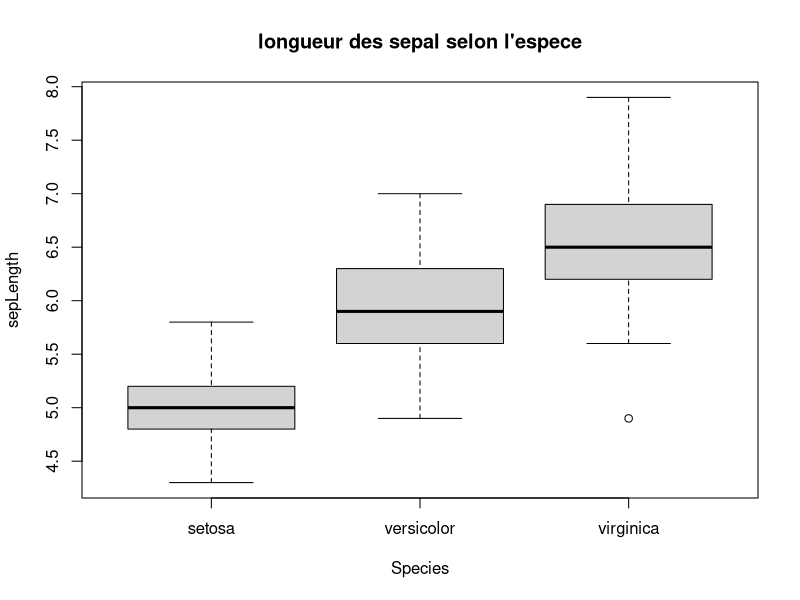
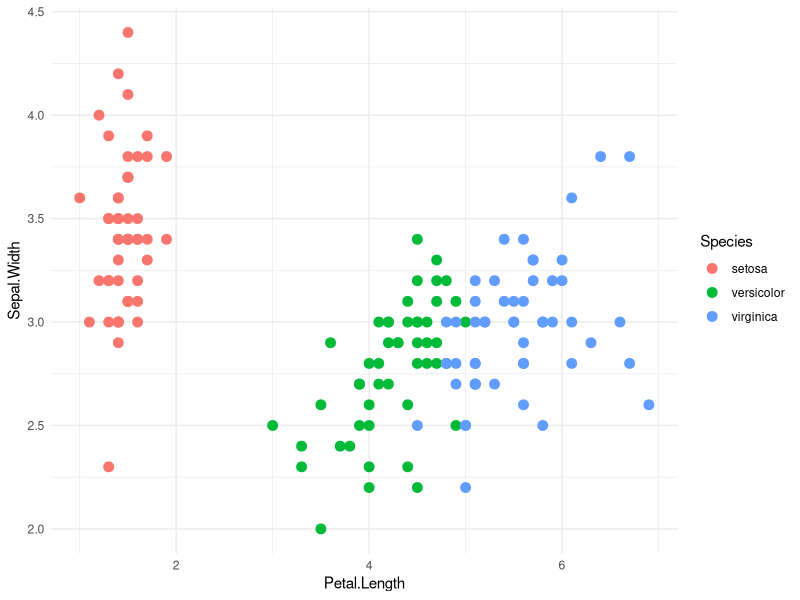
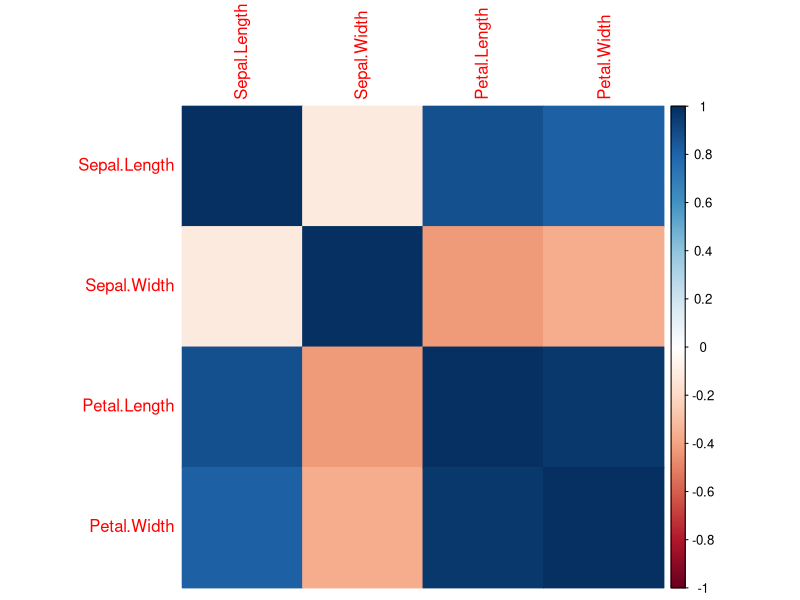
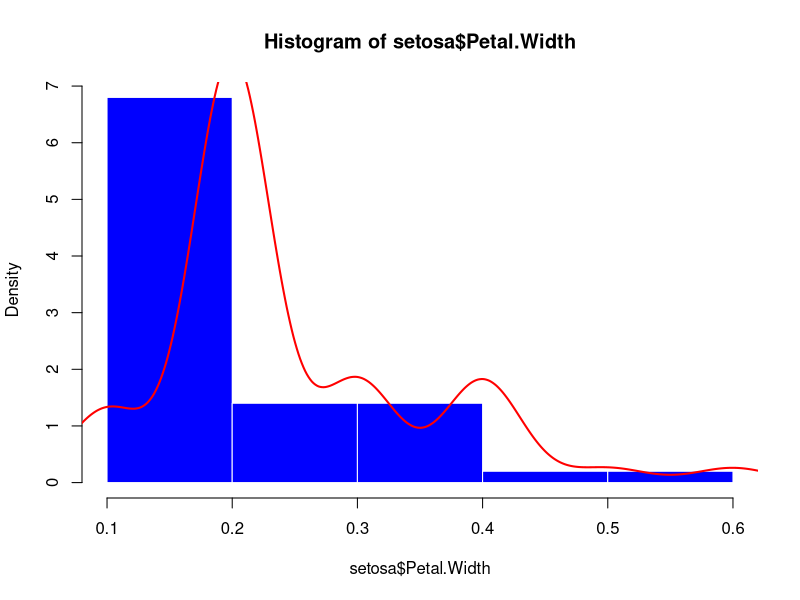
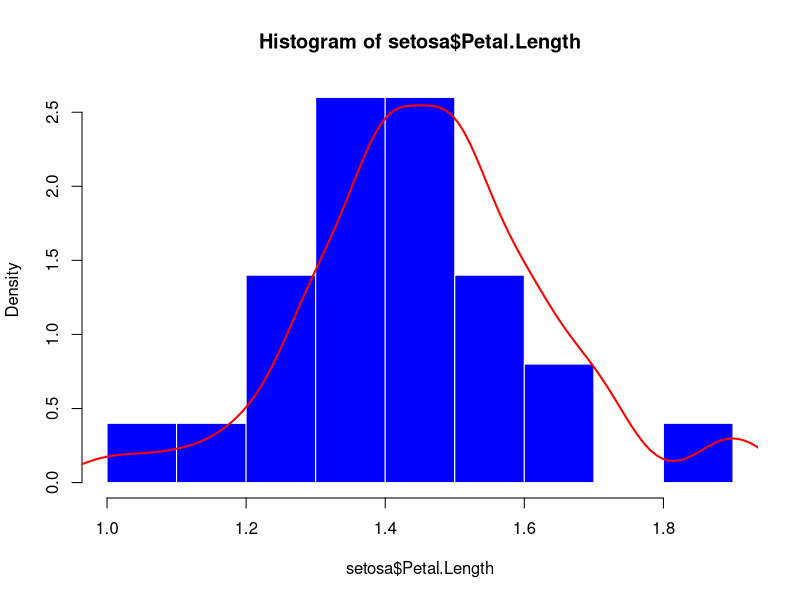
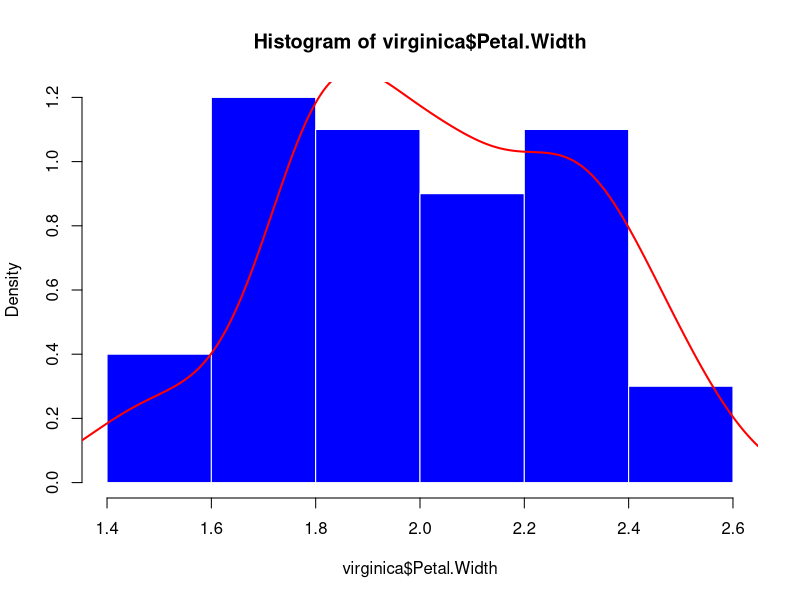
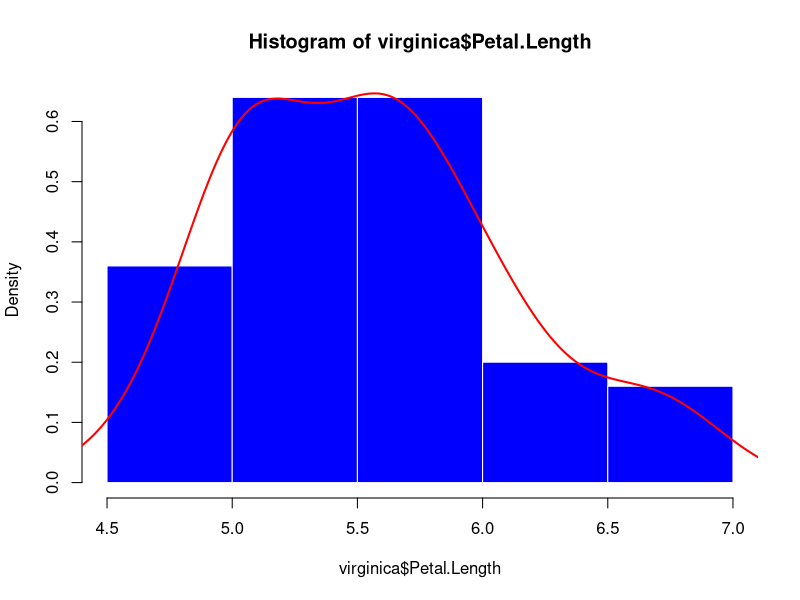
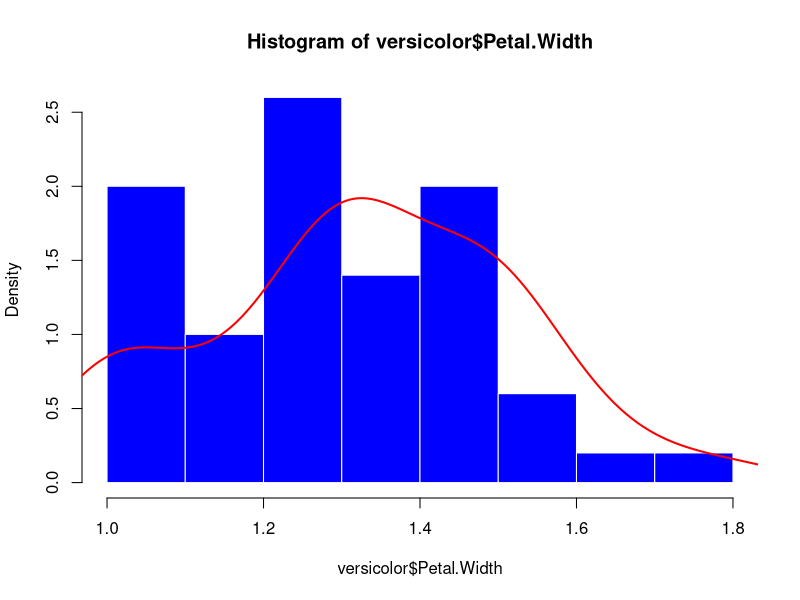

Write the R code that produced these figures, in order.
data(iris)

library(corrplot)
library(hexbin)
library(dplyr)
library(ggplot2)

head(iris)
str(iris)
summary(iris)
View(iris)


sepLength <- iris$Sepal.Length
sepWidth <- iris$Sepal.Width
petLength <- iris$Petal.Length
petWidth <- iris$Petal.Width

mean(sepLength)
mean(sepWidth)
mean(petLength)
mean(petWidth)

### nombres de  valeurs de la colonne Species
table(iris$Species)

### nombre de valeurs manquantes pour chaque colonnes
table(is.na(iris$Sepal.Length))
table(is.na(iris$Sepal.Width))
table(is.na(iris$Petal.Length))
table(is.na(iris$Petal.Width))
table(is.na(iris$Species))


boxplot(sepLength ~ Species, data = iris,
        main = "longueur des sepal selon l'espece")



iris %>%
  group_by(Species) %>%
  summarise(moyenne = mean(Sepal.Length),
            ecart_type = sd(Sepal.Length),
            max = max(Sepal.Length),
            min = min(Sepal.Length))

ggplot(iris, aes(x = Petal.Length, y = Sepal.Width, color = Species)) +
  geom_point(size = 3) +
  theme_minimal()

cor_matrix <- cor(iris[, 1:4])
corrplot(cor_matrix, method = "color")




setosa <- subset(iris, Species == "setosa")
virginica <- subset(subset(iris, Species == "virginica"))
versicolor <- subset(subset(iris, Species == "versicolor"))

setosa
virginica
versicolor

### setosa species
hist(setosa$Petal.Width, col = "blue", border = "white", probability = TRUE)
lines(density(setosa$Petal.Width), col = 'red', lwd = 2 )

hist(setosa$Petal.Length, col = "blue", border = "white", probability = TRUE)
lines(density(setosa$Petal.Length), col = 'red', lwd = 2 )

### virginica species
hist(virginica$Petal.Width, col = "blue", border = "white", probability = TRUE)
lines(density(virginica$Petal.Width), col = 'red', lwd = 2 )

hist(virginica$Petal.Length, col = "blue", border = "white", probability = TRUE)
lines(density(virginica$Petal.Length), col = 'red', lwd = 2 )

### versicolor species
hist(versicolor$Petal.Width, col = "blue", border = "white", probability = TRUE)
lines(density(versicolor$Petal.Width), col = 'red', lwd = 2 )

hist(versicolor$Petal.Length, col = "blue", border = "white", probability = TRUE)
lines(density(versicolor$Petal.Length), col = 'red', lwd = 2 )





